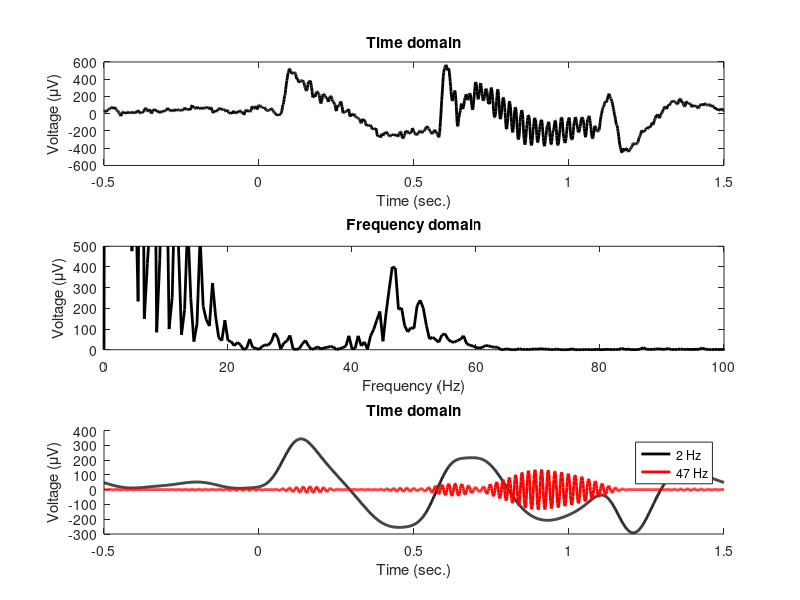

Write MATLAB code to recreate this figure.
%% Narrowband temporal filtering

%%
% Load the data
load braindata.mat
n = length(timevec);

% Plot time-domain signal
figure(4), clf
subplot(311)
plot(timevec,braindata,'k','linew',2)
set(gca,'xlim',[-.5 1.5])
xlabel('Time (sec.)'), ylabel('Voltage (\muV)')
title('Time domain')

% Compute power spectrum
dataX    = fft(braindata);
ampspect = (2*abs(dataX/n)).^2;
hz       = linspace(0,srate,n); % out to srate as trick for the filter

% Plot power spectrum
subplot(312)
plot(hz,ampspect(1:length(hz)),'k','linew',2)
set(gca,'xlim',[0 100],'ylim',[0 500])
xlabel('Frequency (Hz)'), ylabel('Voltage (\muV)')
title('Frequency domain')

% Specify which frequencies to filter
peakFiltFreqs = [2 47]; % Hz

c = 'kr'; % line colors
leglab = cell(size(peakFiltFreqs)); % legend entries

% Loop over frequencies
for fi=1:length(peakFiltFreqs)
    % Construct the filter
    x  = hz-peakFiltFreqs(fi); % shifted frequencies
    fx = exp(-(x/4).^2);       % gaussian
    
    % Apply the filter to the data
    filtdat = 2*real( ifft( dataX.*fx ));
    
    % Show the results
    subplot(313), hold on
    plot(timevec,filtdat,c(fi),'linew',2)
    set(gca,'xlim',[-.5 1.5])
    xlabel('Time (sec.)'), ylabel('Voltage (\muV)')
    title('Time domain')
    
    % Label for legend
    leglab{fi} = [ num2str(peakFiltFreqs(fi)) ' Hz' ];
end

% Add legend
legend(leglab)

%% end.